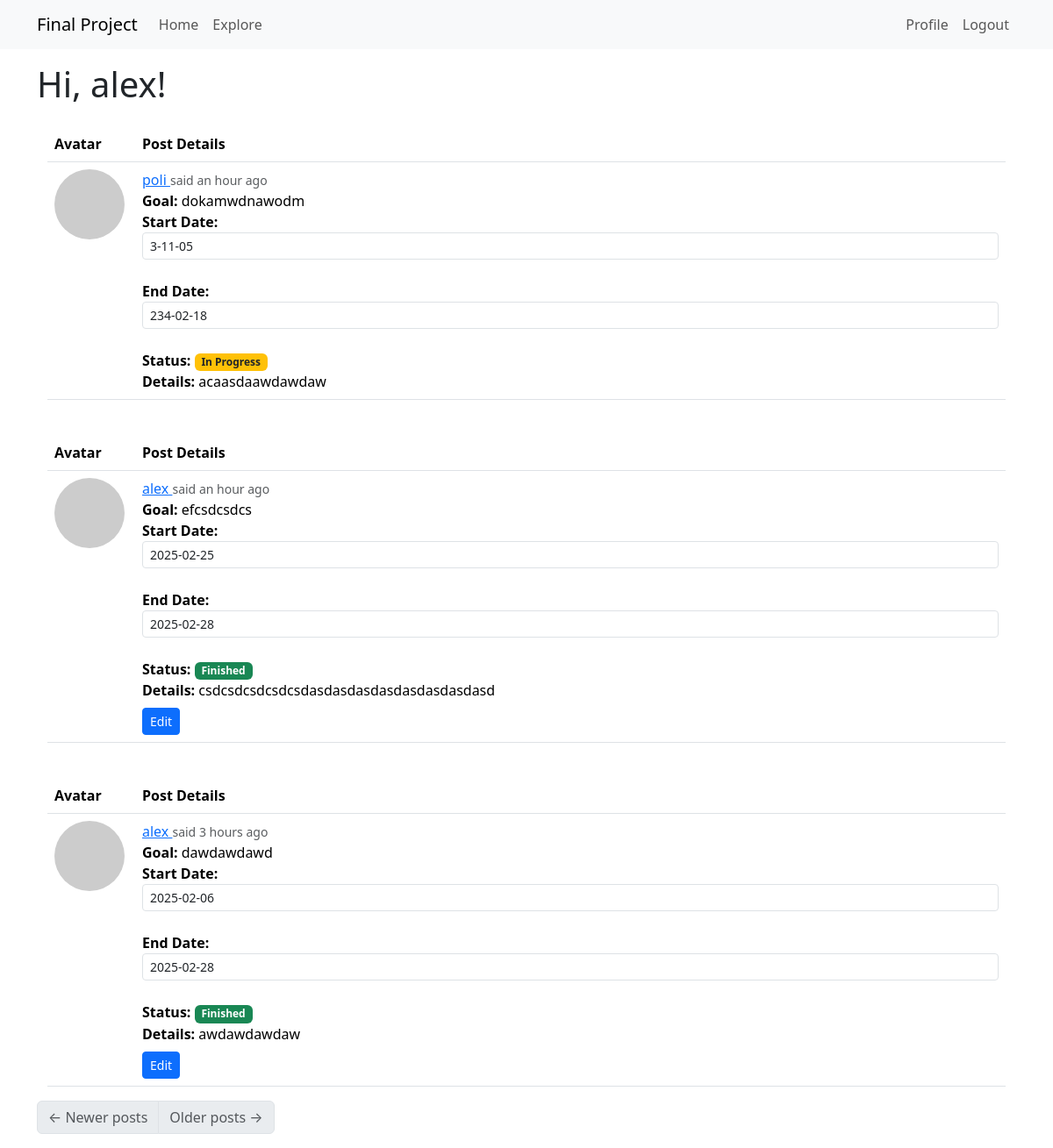
Page /explore (signed in) on the committed database.
### app/models.py (models this page shows, shortened)
class User(db.Model, UserMixin):
    id: so.Mapped[int] = so.mapped_column(primary_key=True)
    username: so.Mapped[str] = so.mapped_column(sa.String(64), index=True, unique=True)
    email: so.Mapped[str] = so.mapped_column(sa.String(120), index=True, unique=True)
    password_hash: so.Mapped[Optional[str]] = so.mapped_column(sa.String(256))
    posts: so.WriteOnlyMapped['Post'] = so.relationship(back_populates='author')
    about_me: so.Mapped[Optional[str]] = so.mapped_column(sa.String(140))
    last_seen: so.Mapped[Optional[datetime]] = so.mapped_column(default=lambda: datetime.now(timezone.utc))
    following: so.WriteOnlyMapped['User'] = so.relationship(secondary=followers, primaryjoin=(followers.c.follower_id == id),
        secondaryjoin=(followers.c.followed_id == id), back_populates='followers')
    followers: so.WriteOnlyMapped['User'] = so.relationship(secondary=followers, primaryjoin=(followers.c.followed_id == id),
        secondaryjoin=(followers.c.follower_id == id), back_populates='following')
    def avatar(self, size):
        digest = md5(self.email.lower().encode('utf-8')).hexdigest()
        return f'https://www.gravatar.com/avatar/{digest}?d=identicon&s={size}'

class Post(db.Model):
    id: so.Mapped[int] = so.mapped_column(primary_key=True)
    goal: so.Mapped[str] = so.mapped_column(sa.String(60))
    body: so.Mapped[str] = so.mapped_column(sa.String(300))
    timestamp: so.Mapped[datetime] = so.mapped_column(index=True, default=lambda: datetime.now(timezone.utc))
    starttime: so.Mapped[datetime] = so.mapped_column(default=lambda: datetime.now(timezone.utc))
    endtime: so.Mapped[datetime] = so.mapped_column(default=None)
    isfinished: so.Mapped[bool] = so.mapped_column(sa.Boolean(), default=False)
    user_id: so.Mapped[int] = so.mapped_column(sa.ForeignKey(User.id), index=True)
    author: so.Mapped[User] = so.relationship(back_populates='posts')

### app/routes.py (the view)
@app.route('/explore')
@login_required
def explore():
    page = request.args.get('page', 1, type=int)
    query = sa.select(Post).order_by(Post.timestamp.desc())
    posts = db.paginate(query, page=page,
                        per_page=app.config['POSTS_PER_PAGE'], error_out=False)
    next_url = url_for('explore', page=posts.next_num) \
        if posts.has_next else None
    prev_url = url_for('explore', page=posts.prev_num) \
        if posts.has_prev else None
    return render_template("index.html", title='Explore', posts=posts.items,
                           next_url=next_url, prev_url=prev_url)

### app/models.py (called while the page is built)
@login.user_loader
def load_user(id):
    return db.session.get(User, int(id))

### app/routes.py (called while the page is built)
@app.before_request
def before_request():
    if current_user.is_authenticated:
        current_user.last_seen = datetime.now(timezone.utc)
        db.session.commit()

### app/templates/index.html
{% extends "base.html" %}
{% import "bootstrap_wtf.html" as wtf %}
{% block content %}
    <h1>Hi, {{ current_user.username }}!</h1>
    {% for post in posts %}
        {% include '_post.html' %}
    {% endfor %}
    <nav aria-label="Post navigation">
        <ul class="pagination">
            <li class="page-item{% if not prev_url %} disabled{% endif %}">
                <a class="page-link" href="{{ prev_url }}">
                    <span aria-hidden="true">&larr;</span> Newer posts
                </a>
            </li>
            <li class="page-item{% if not next_url %} disabled{% endif %}">
                <a class="page-link" href="{{ next_url }}">
                    Older posts <span aria-hidden="true">&rarr;</span>
                </a>
            </li>
        </ul>
    </nav>
{% endblock %}

### app/templates/_post.html (shortened to what this page needs)
{% block content %}
    <div class="container mt-4">
        <div class="row">
            <div class="col-12">
                <table class="table table-hover">
                    <thead>
                        <tr>
                            <th scope="col" width="100px">Avatar</th>
                            <th scope="col">Post Details</th>
                        </tr>
                    </thead>
                    <tbody>
                        <tr>
                            <td>
                                <a href="{{ url_for('user', username=post.author.username) }}">
                                    <img src="{{ post.author.avatar(70) }}" class="rounded-circle" alt="User Avatar" />
                                </a>
                            </td>
                            <td>
                                <div>
                                    <a href="{{ url_for('user', username=post.author.username) }}" class="font-weight-bold">
                                        {{ post.author.username }}
                                    </a>
                                    <small class="text-muted">said {{ moment(post.timestamp).fromNow() }}</small>
                                    <br>
                                    <strong>Goal:</strong> {{ post.goal }}<br>
                                    <strong>Start Date:</strong>
                                    <input type="text" id="starttime-{{ post.id }}" class="form-control form-control-sm datetime-picker"
                                           value="{{ post.starttime.strftime('%Y-%m-%d') if post.starttime else '' }}" />
                                    <br>
                                    <strong>End Date:</strong>
                                    <input type="text" id="endtime-{{ post.id }}" class="form-control form-control-sm datetime-picker"
                                           value="{{ post.endtime.strftime('%Y-%m-%d') if post.endtime else '' }}" />
                                    <br>
                                    <strong>Status:</strong>
                                    {% if post.isfinished %}
                                        <span class="badge bg-success">Finished</span>
                                    {% else %}
                                        <span class="badge bg-warning text-dark">In Progress</span>
                                    {% endif %}
                                    <br>
                                    <strong>Details:</strong> {{ post.body }}
                                    <br>
                                    {% if post.author == current_user %}
                                        <a href="{{ url_for('edit_post', post_id=post.id) }}" class="btn btn-primary btn-sm mt-2">Edit</a>
                                    {% endif %}
                                </div>
                            </td>
                        </tr>
                    </tbody>
                </table>
            </div>
        </div>
    </div>
    <link rel="stylesheet" href="https://cdn.jsdelivr.net/npm/flatpickr/dist/flatpickr.min.css">
{% endblock %}

### rows in the picture
User: username "alex"
Post: author.username "poli", timestamp "an hour ago", goal "dokamwdnawodm", starttime "3-11-05", endtime "234-02-18", isfinished "In Progress", body "acaasdaawdawdaw"
Post: author.username "alex", timestamp "an hour ago", goal "efcsdcsdcs", starttime "2025-02-25", endtime "2025-02-28", isfinished "Finished", body "csdcsdcsdcsdcsdasdasdasdasdasdasdasdasd"
Post: author.username "alex", timestamp "3 hours ago", goal "dawdawdawd", starttime "2025-02-06", endtime "2025-02-28", isfinished "Finished", body "awdawdawdaw"
